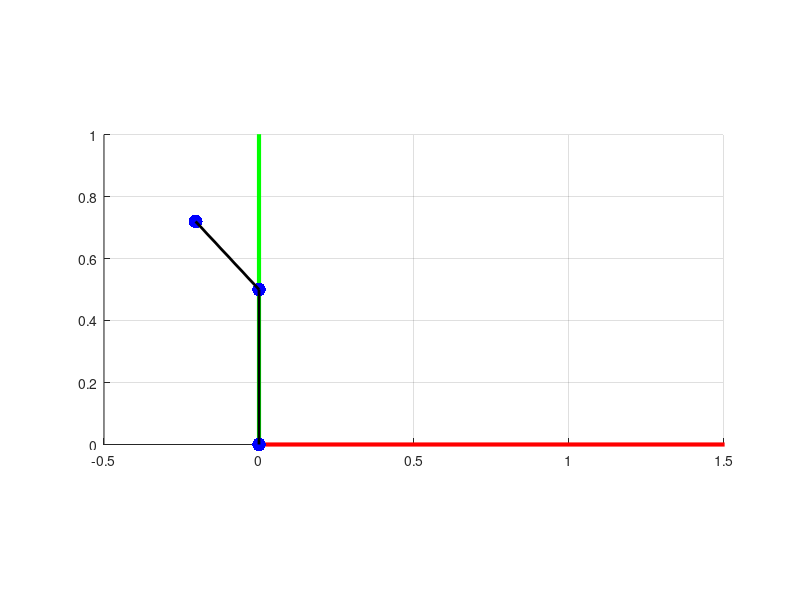

Reproduce this figure in MATLAB.
close all
clear
clf

%%% Longitud de los brazos
l1 = 0.5;
l2 = 0.3;

%%% Punto fijo
joint_1 = [0 0]';

%%% PRIMER MOVIMIENTO
% Primer brazo
for theta1 = pi/4:0.05:pi/2

    % El segundo brazo alineado al primero
    theta2 = 0;

    % Coordenadas del primer brazo
    l1x = l1*cos(theta1);
    l1y = l1*sin(theta1);

    joint_2 = [l1x l1y];

    % Coordenadas del segundo brazo
    l2x = l2*cos(theta1 + theta2);
    l2y = l2*sin(theta1 + theta2);

    % Punto final
    EFx = l1x + l2x;
    EFy = l1y + l2y;

    % Limpia posición
    cla
 
    %%% Ejes principales
    line([0 2], [0 0], [0 0], "Color", "red", "LineWidth", 3);

    line([0 0], [0 2], [0 0], "Color", "green", "LineWidth", 3);

    hold on


    %%% Dibujar articulaciones
    scatter(joint_1(1), joint_1(2), 100, "filled", "MarkerFaceColor", "blue");

    scatter(joint_2(1), joint_2(2), 100, "filled", "MarkerFaceColor", "blue");

    scatter(EFx, EFy, 100, "filled", "MarkerFaceColor", "blue");


    %%% Dibujar primer brazo
    line([joint_1(1) joint_2(1)], [joint_1(2) joint_2(2)], [0 0], "Color", "black", "LineWidth", 2);


    %%% Dibujar segundo brazo
    line([joint_2(1) EFx], [joint_2(2) EFy], [0 0], "Color", "black", "LineWidth", 2);


    %%% Configuración de gráfica
    grid on
    axis equal
    xlim([-0.5 1.5])
    ylim([0 1])

    drawnow
    pause(0.03)

end


%%% SEGUNDO MOVIMIENTO
% El primer brazo en 90°
theta1 = pi/2;

% Segundo brazo
for theta2 = 0:0.05:pi/4

    % Coordenadas del primer brazo
    l1x = l1*cos(theta1);
    l1y = l1*sin(theta1);

    joint_2 = [l1x l1y];

    % Segundo brazo
    l2x = l2*cos(theta1 + theta2);
    l2y = l2*sin(theta1 + theta2);

    % Punto final
    EFx = l1x + l2x;
    EFy = l1y + l2y;


    %%% Limpia posición
    cla

    %%% Ejes principales
    line([0 2], [0 0], [0 0], "Color", "red", "LineWidth", 3);

    line([0 0], [0 2], [0 0], "Color", "green", "LineWidth", 3);

    hold on


    %%% Dibujar articulaciones
    scatter(joint_1(1), joint_1(2), 100, "filled", "MarkerFaceColor", "blue");

    scatter(joint_2(1), joint_2(2), 100, "filled", "MarkerFaceColor", "blue");

    scatter(EFx, EFy, 100, "filled", "MarkerFaceColor", "blue");


    %%% Dibujar primer brazo
    line([joint_1(1) joint_2(1)], [joint_1(2) joint_2(2)], [0 0], "Color", "black", "LineWidth", 2);


    %%% Dibujar segundo brazo
    line([joint_2(1) EFx], [joint_2(2) EFy], [0 0], "Color", "black", "LineWidth", 2);


    %%% Configuración de gráfica
    grid on
    axis equal
    xlim([-0.5 1.5])
    ylim([0 1])

    drawnow
    pause(0.03)

end
